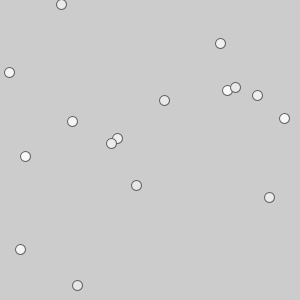
Frame 1 (no input)
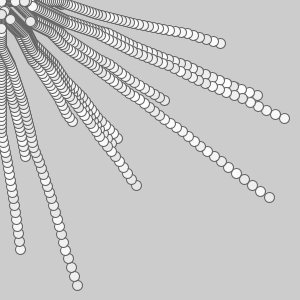
Frame 60 (the mouse pressed at the canvas centre just before this capture)
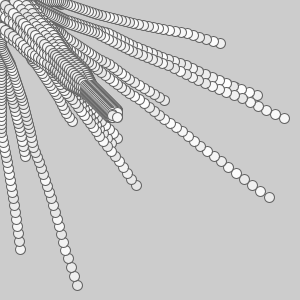
Frame 120 (the mouse held since frame 60 and released just before this capture)

The Processing sketch that drew these frames (run headless with seeded random() and noise(); from frame 60 on, the mouse is pressed at the canvas centre):

// Processing sketch: processing_91817
// ── processing_91817.pde

/*
  Programmer: Dan Olson
  03/03/2013
  Easing with random arrays */

int num = int(random(10,20));

int arrNum[] = new int [num];

int x[] = new int [num];
int y[] = new int [num];
int targetX[] = new int [num];
int targetY[] = new int [num];
int dx[] = new int [num];
int dy[] = new int [num];
float easing[] = new float [num];

void setup() {
size(300,300);

for ( int i = 0; i < arrNum.length; i++) {
x[i] = int(random(0,width));
y[i] = int(random(0,height));
easing[i] = .03;
num = int(random(10,20));
}
}

void draw() {

  for (int i= 0; i < arrNum.length; i++) {
  stroke(100);
  fill(random(230,255));
  ellipse(x[i],y[i],10,10);
  
  targetX[i] = mouseX;
  dx[i] = targetX[i] - x[i];
  if (abs(dx[i]) > 1) {
  x[i] += dx[i] *easing[i];
  }
 
  targetY[i] = mouseY;
  dy[i] = targetY[i] - y[i];
  if (abs(dy[i]) > 1) {
  y[i] += dy[i] *easing[i];
  
  }
  
}
}

void mousePressed(){
if (mouseButton == RIGHT){
noLoop();
}

if (mouseButton == LEFT) {
  for (int i= 0; i < arrNum.length; i++) {
  x[i] = int(random(0,width));
  y[i] = int(random(0,height));
  easing[i] = .03;
  num = int(random(10,20));
  
  loop();
  }
  
  }
}
